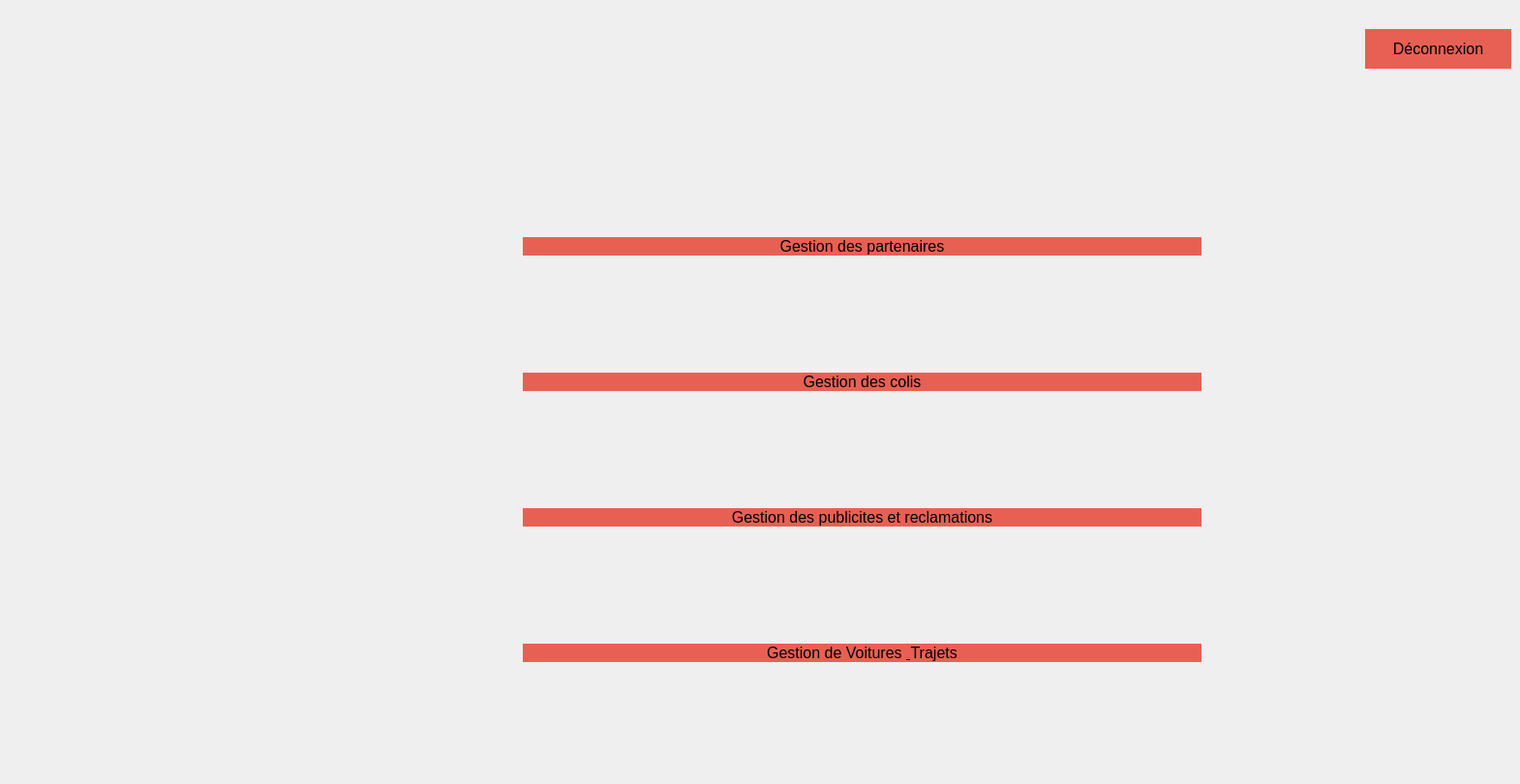
      <widget class="QWidget" name="menugestion">
       <widget class="QWidget" name="layoutWidget">
        <property name="geometry">
         <rect>
          <x>540</x>
          <y>130</y>
          <width>701</width>
          <height>671</height>
         </rect>
        </property>
        <layout class="QVBoxLayout" name="verticalLayout">
         <item>
          <widget class="QPushButton" name="gestionpartenaires">
           <property name="styleSheet">
            <string notr="true">QPushButton {
 background-color:#e86054;  /* Green */ 
  border: none;
 /* color: gray; 
  padding: 15px 32px;*/
  text-align: center;
  font-size: 16px;
	border:9px;
}
QPushButton:hover{

background-color:#e0987b;
color:#7d2b20;
}
QPushButton:click{

background-color:#FCDBCE;
}
</string>
           </property>
           <property name="text">
            <string>Gestion des partenaires</string>
           </property>
          </widget>
         </item>
         <item>
          <widget class="QPushButton" name="gestioncolis">
           <property name="styleSheet">
            <string notr="true">QPushButton {
 background-color:#e86054;  /* Green */ 
  border: none;
 /* color: gray; 
  padding: 15px 32px;*/
  text-align: center;
  font-size: 16px;
	border:9px;
}
QPushButton:hover{

background-color:#e0987b;
color:#7d2b20;
}
QPushButton:click{

background-color:#FCDBCE;
}
</string>
           </property>
           <property name="text">
            <string>Gestion des colis</string>
           </property>
          </widget>
         </item>
         <item>
          <widget class="QPushButton" name="gestionpubreclamation">
           <property name="styleSheet">
            <string notr="true">QPushButton {
 background-color:#e86054;  /* Green */ 
  border: none;
 /* color: gray; 
  padding: 15px 32px;*/
  text-align: center;
  font-size: 16px;
	border:9px;
}
QPushButton:hover{

background-color:#e0987b;
color:#7d2b20;
}
QPushButton:click{

background-color:#FCDBCE;
}
</string>
           </property>
           <property name="text">
            <string>Gestion des publicites et reclamations</string>
           </property>
          </widget>
         </item>
         <item>
          <widget class="QPushButton" name="vt">
           <property name="styleSheet">
            <string notr="true">QPushButton {
 background-color:#e86054;  /* Green */ 
  border: none;
 /* color: gray; 
  padding: 15px 32px;*/
  text-align: center;
  font-size: 16px;
	border:9px;
}
QPushButton:hover{

background-color:#e0987b;
color:#7d2b20;
}
QPushButton:click{

background-color:#FCDBCE;
}
</string>
           </property>
           <property name="text">
            <string>Gestion de Voitures &amp; Trajets</string>
           </property>
          </widget>
         </item>
        </layout>
       </widget>
       <widget class="QPushButton" name="deconnexMenu">
        <property name="geometry">
         <rect>
          <x>1410</x>
          <y>30</y>
          <width>151</width>
          <height>41</height>
         </rect>
        </property>
        <property name="styleSheet">
         <string notr="true">QPushButton {
 background-color:#e86054;  /* Green */ 
  border: none;
 /* color: gray; 
  padding: 15px 32px;*/
  text-align: center;
  font-size: 16px;
	border:9px;
}
QPushButton:hover{

background-color:#e0987b;
color:#7d2b20;
}
QPushButton:click{

background-color:#FCDBCE;
}
</string>
        </property>
        <property name="text">
         <string>Déconnexion</string>
        </property>
       </widget>
      </widget>
